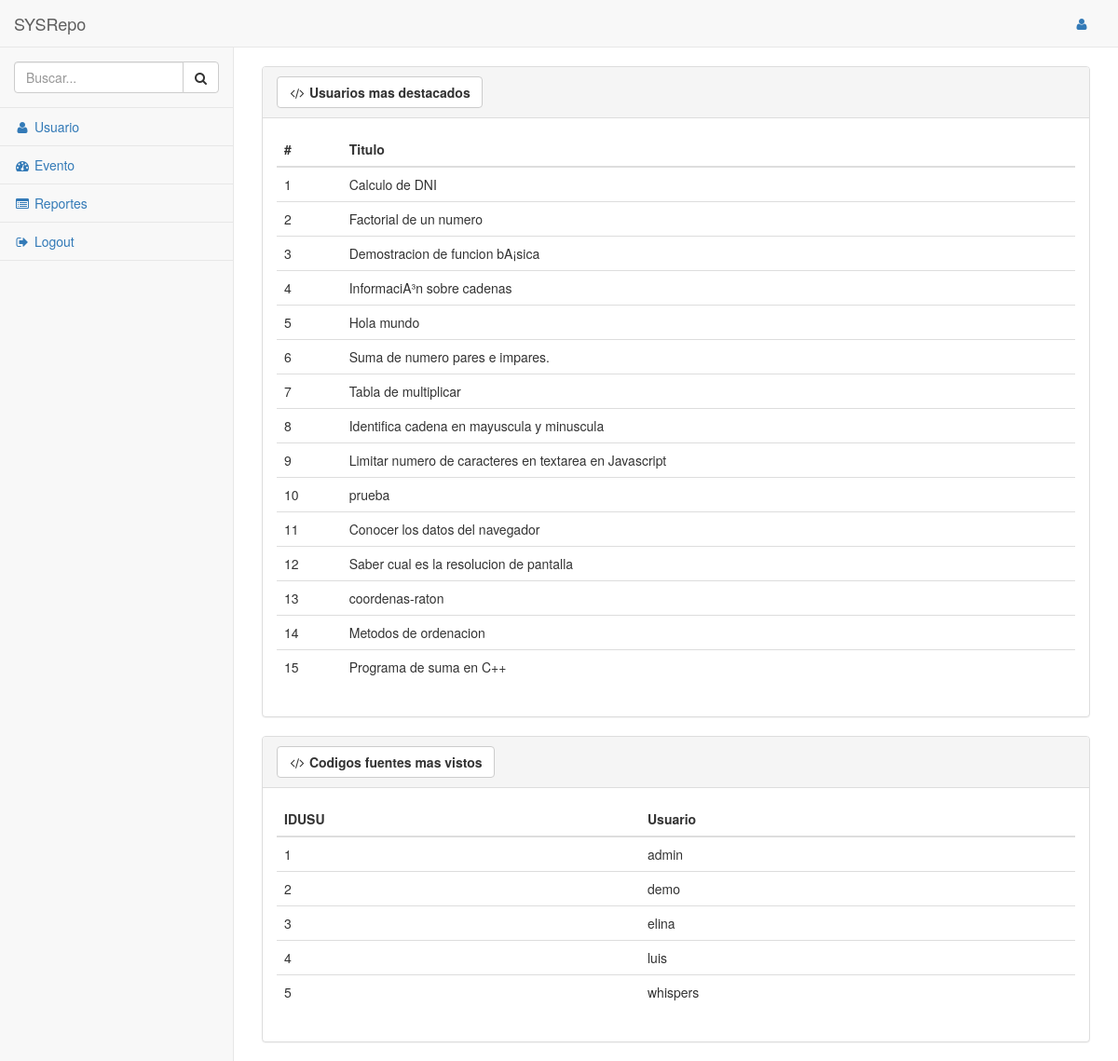
/index.php/codigo/search, run on the app's committed database.
### tables this page shows
CREATE TABLE IF NOT EXISTS `codigo` (
	`idcod` int(11) AUTO_INCREMENT NOT NULL COMMENT 'Identificador de codigo fuente.',
	`idcodori` int(11) NULL COMMENT 'Identificador de codigo fuente padre.',
	`idusu` int(11) NOT NULL COMMENT 'Identificador de usuario.',
	`titulo` varchar(100) NOT NULL COMMENT 'Titulo del codigo fuente.',
	`descripcion` varchar(100) NOT NULL COMMENT 'Descripcion del codigo fuente.',
	`lenguaje` varchar(15) NOT NULL COMMENT 'Lenguaje de programacion del codigo fuente.',
	`codigo` varchar(10000) NOT NULL COMMENT 'Codigo fuente.',
	`vistas` int(11) NOT NULL COMMENT 'Cantidad de vistas realizadas al codigo fuente.',
	`descargas` int(11) NOT NULL COMMENT 'Cantidad de descargas realizadas al codigo fuente.',
	`ejecuciones` int(11) NOT NULL COMMENT 'Cantidad de ejecuciones realizadas al codigo fuente.',
	`estado_codigo` int(1) NOT NULL COMMENT 'Codigo del estado de aprobacion del registro.',
	`fecha_registro` datetime NOT NULL COMMENT 'Fecha de creacion del registro.',
	`fecha_edicion` datetime NOT NULL COMMENT 'Fecha de ultima edicion del registro.',
	`estado_registro` int(1) NOT NULL COMMENT 'Codigo del estado del registro.',
	PRIMARY KEY (`idcod`)
);

CREATE TABLE IF NOT EXISTS `usuario` (
	`idusu` int(10) AUTO_INCREMENT NOT NULL COMMENT 'Identificador de usuario.',
	`idrol` varchar(3) NOT NULL COMMENT 'Identificador de rol de usuario.',
	`cedula` int(15) NOT NULL COMMENT 'Numero de cedula de identidad del usuario.',
	`nombre` varchar(50) NOT NULL COMMENT 'Nombres del usuario.',
	`apellido` varchar(50) NOT NULL COMMENT 'Apellidos del usuario.',
	`genero` varchar(15) NOT NULL COMMENT 'Genero del usuario.',
	`fecha_nacimiento` date NOT NULL COMMENT 'Fecha de nacimiento del usuario.',
	`nacionalidad` varchar(20) NOT NULL COMMENT 'Nacionalidad del usuario.',
	`direccion` varchar(50) NOT NULL COMMENT 'Dirección de residencia del usuario.',
	`telefono` varchar(15) NOT NULL COMMENT 'Teléfono de contacto.',
	`email` varchar(50) NOT NULL COMMENT 'Correo electrónico del usuario.',
	`user` varchar(15) NOT NULL COMMENT 'Nombre del usuario en la aplicación.',
	`pass` varchar(15) NOT NULL COMMENT 'Contraseña del usuario.',
	`fecha_registro` datetime NOT NULL COMMENT 'Fecha de creacion del registro.',
	`fecha_edicion` datetime NOT NULL COMMENT 'Fecha de ultima edicion del registro.',
	`estado_registro` int(1) NOT NULL COMMENT 'Codigo del estado del registro.',
	PRIMARY KEY (`idusu`)
);

### application/controllers/Codigo.php (called while the page is built, shortened)
<?php
class Codigo extends CI_Controller {
	function __construct(){
		$this->load->model(SYS_MODEL);
		$this->load->model(CODIGO_MODEL);
		$this->load->model(USUARIO_MODEL);
		$this->load->model(EVENTO_MODEL);
	}
	function search(){
		$data['codigo'] = $this->Sys_model->getCodigoByString($this->input->post(CODIGO));
		$data['codigo_rules'] = $this->Codigo_model->codigo_rules;
		$data['usuario'] = $this->Sys_model->getUsuarioByString($this->input->post(CODIGO));
		$data['usuario_rules'] = $this->Usuario_model->usuario_rules;
		$this->load->view(HEADER);
		$this->load->view(MENU);
		$this->load->view(SEARCH_CODIGO,$data);
		$this->load->view(FOOTER);
	}
}

### index.php (called while the page is built, shortened)
<?php
require_once BASEPATH.'core/CodeIgniter.php';

### application/models/Sys_model.php (called while the page is built, shortened)
<?php
class Sys_model extends CI_Model{
	function getCodigoByString($string){
		$this->db->from(TABLA_CODIGO);
		$this->db->where(TABLA_CODIGO.'.'.ESTADO_REGISTRO,ESTADO_REGISTRO_ACTIVO);
		$this->db->like(TABLA_CODIGO.'.'.TITULO,$string);
		$this->db->or_like(TABLA_CODIGO.'.'.DESCRIPCION,$string);
		$query=$this->db->get();
		if($query->num_rows()>0){
			return $query;
		}else{
			return false;
		}
	}
	function getUsuarioByString($string){
		$this->db->from(TABLA_USUARIO);
		$this->db->where(TABLA_USUARIO.'.'.ESTADO_REGISTRO,ESTADO_REGISTRO_ACTIVO);
		$this->db->like(TABLA_USUARIO.'.'.USER,$string);
		$this->db->or_like(TABLA_USUARIO.'.'.NOMBRE,$string);
		$this->db->or_like(TABLA_USUARIO.'.'.APELLIDO,$string);
		$query=$this->db->get();
		if($query->num_rows()>0){
			return $query;
		}else{
			return false;
		}
	}
}

### application/views/others/search_codigo.php (the view, shortened to what this page needs)
<div id="page-wrapper">
	<div class="row">
		<div class="col-lg-12">
			<br>
		</div>
	</div>
	<div class="row">
		<div class="col-lg-12">
			<div class="panel panel-default">
				<div class="panel-heading">
					<div class="row">
						<div class="col-lg-12">
							<div class="btn btn-default">
								<i class="fa fa-code fa-fw"></i><strong> <?= TITULO_REPORTE_USUARIO; ?></strong>
							</div>
						</div>
					</div>
				</div>
				<div class="panel-body">
					<div class="table-responsive">
						<table class="table">
							<thead>
								<tr>
									<th><?= $codigo_rules[IDCOD]['label']; ?></th>
									<th><?= $codigo_rules[TITULO]['label']; ?></th>
								</tr>
							</thead>
							<tbody>
<?php
	if($codigo){
		foreach($codigo->result() as $codigo_row){
?>
								<tr>
									<td><?= $codigo_row->idcod; ?></td>
									<td><?= $codigo_row->titulo; ?></td>
								</tr>
<?php
		}
	}else{
?>
								<tr>
									<td colspan="2"><center><h3>Sin informacion asociada</h3></center></td>
								</tr>
<?php
	}
?>
							</tbody>
						</table>
					</div>
				</div>
			</div>
		</div>
		<div class="col-lg-12">
			<div class="panel panel-default">
				<div class="panel-heading">
					<div class="row">
						<div class="col-lg-12">
							<div class="btn btn-default">
								<i class="fa fa-code fa-fw"></i><strong> <?= TITULO_REPORTE_VISTAS; ?></strong>
							</div>
						</div>
					</div>
				</div>
				<div class="panel-body">
					<div class="table-responsive">
						<table class="table">
							<thead>
								<tr>
									<th><?= $usuario_rules[IDUSU]['label']; ?></th>
									<th><?= $usuario_rules[USER]['label']; ?></th>
								</tr>
							</thead>
							<tbody>
<?php
	if($usuario){
		foreach($usuario->result() as $usuario_row){
?>
								<tr>
									<td><?= $usuario_row->idusu; ?></td>
									<td><?= $usuario_row->user; ?></td>
								</tr>
<?php
		}
	}else{
?>
								<tr>
									<td colspan="2"><center><h3>Sin informacion asociada</h3></center></td>
								</tr>
<?php
	}
?>
							</tbody>
						</table>
					</div>
				</div>
			</div>
		</div>
	</div>
</div>

### application/views/templates/header.php (shortened to what this page needs)
<!DOCTYPE html>
<html lang="en">
<head>
	<link href="<?= base_url(PATH_RESOURCES)?>/bower_components/bootstrap/dist/css/bootstrap.min.css" rel="stylesheet">
	<link href="<?= base_url(PATH_RESOURCES)?>/bower_components/metisMenu/dist/metisMenu.min.css" rel="stylesheet">
	<link href="<?= base_url(PATH_RESOURCES)?>/dist/css/timeline.css" rel="stylesheet">
	<link href="<?= base_url(PATH_RESOURCES)?>/dist/css/sb-admin-2.css" rel="stylesheet">
	<link href="<?= base_url(PATH_RESOURCES)?>/bower_components/morrisjs/morris.css" rel="stylesheet">
	<link href="<?= base_url(PATH_RESOURCES)?>/bower_components/font-awesome/css/font-awesome.min.css" rel="stylesheet" type="text/css">
</head>
<body>
	<div id="wrapper">

### application/views/templates/menu.php (shortened to what this page needs)
<?php
$idrol = $this->session->userdata(IDROL_SESSION);
?>
<nav class="navbar navbar-default navbar-static-top" role="navigation" style="margin-bottom: 0">
			<div class="navbar-header">
				<a class="navbar-brand" href="<?= base_url(PATH_MENU)."/".USUARIO_CONTROLLER; ?>"><?= TITULO_MENU; ?></a>
			</div>
			<ul class="nav navbar-top-links navbar-right">
				<li class="dropdown">
					<a class="dropdown-toggle" data-toggle="dropdown">
						<i class="fa fa-user fa-fw"></i> <strong><?= $idrol; ?></strong>
					</a>
				</li>
			</ul>
			<div class="navbar-default sidebar" role="navigation">
				<div class="sidebar-nav navbar-collapse">
					<ul class="nav" id="side-menu">
						<li class="sidebar-search">
<?php
	$codigo_form = array(
		CODIGO => array(
			'class' => 'form-control',
			'name' => CODIGO,
			'placeholder' => 'Buscar...',
			'required' => TRUE
		)
	);
?>
							<?= form_open(CODIGO_SEARCH,array('role' => 'form','autocomplete' => 'off'));?>
							<div class="input-group custom-search-form">
								<?= form_input($codigo_form[CODIGO]); ?>
								<span class="input-group-btn">
								<button class="btn btn-default" type="submit">
									<i class="fa fa-search"></i>
								</button>
							</span>
							</div>
							<?= form_close() ?>
						</li>
						<li>
							<a href="<?= base_url(PATH_MENU)."/".USUARIO_CONTROLLER; ?>"><i class="fa fa-user fa-fw"></i> <?= MENU_USUARIO; ?></a>
						</li>
						<li>
							<a href="<?= base_url(PATH_MENU)."/".EVENTO_CONTROLLER; ?>"><i class="fa fa-dashboard fa-fw"></i> <?= MENU_EVENTO; ?></a>
						</li>
						<li>
							<a href="<?= base_url(PATH_MENU)."/".USUARIO_REPORTS; ?>"><i class="fa fa-list-alt fa-fw"></i> <?= MENU_REPORTE; ?></a>
						</li>
						<li>
							<a href="<?= base_url(PATH_MENU)."/".USUARIO_LOGOUT; ?>"><i class="fa fa-sign-out fa-fw"></i> <?= MENU_LOGOUT; ?></a>
						</li>
					</ul>
				</div>
			</div>
		</nav>

### application/views/templates/footer.php (shortened to what this page needs)
    </div>
</body>
</html>

### data on the page
codigo: idcod "1", titulo "Calculo de DNI"
codigo: idcod "2", titulo "Factorial de un numero"
codigo: idcod "3", titulo "Demostracion de funcion bA¡sica"
codigo: idcod "4", titulo "InformaciA³n sobre cadenas"
codigo: idcod "5", titulo "Hola mundo"
codigo: idcod "6", titulo "Suma de numero pares e impares."
codigo: idcod "7", titulo "Tabla de multiplicar"
codigo: idcod "8", titulo "Identifica cadena en mayuscula y minuscula"
codigo: idcod "9", titulo "Limitar numero de caracteres en textarea en Javascript"
codigo: idcod "10", titulo "prueba"
codigo: idcod "11", titulo "Conocer los datos del navegador"
codigo: idcod "12", titulo "Saber cual es la resolucion de pantalla"
codigo: idcod "13", titulo "coordenas-raton"
codigo: idcod "14", titulo "Metodos de ordenacion"
codigo: idcod "15", titulo "Programa de suma en C++"
usuario: idusu "1", user "admin"
usuario: idusu "2", user "demo"
usuario: idusu "3", user "elina"
usuario: idusu "4", user "luis"
usuario: idusu "5", user "whispers"

### other printed values
TITULO_MENU "SYSRepo"
MENU_USUARIO "Usuario"
MENU_EVENTO "Evento"
MENU_REPORTE "Reportes"
MENU_LOGOUT "Logout"
TITULO_REPORTE_USUARIO "Usuarios mas destacados"
$codigo_rules[IDCOD]['label'] "#"
$codigo_rules[TITULO]['label'] "Titulo"
TITULO_REPORTE_VISTAS "Codigos fuentes mas vistos"
$usuario_rules[IDUSU]['label'] "IDUSU"
$usuario_rules[USER]['label'] "Usuario"
